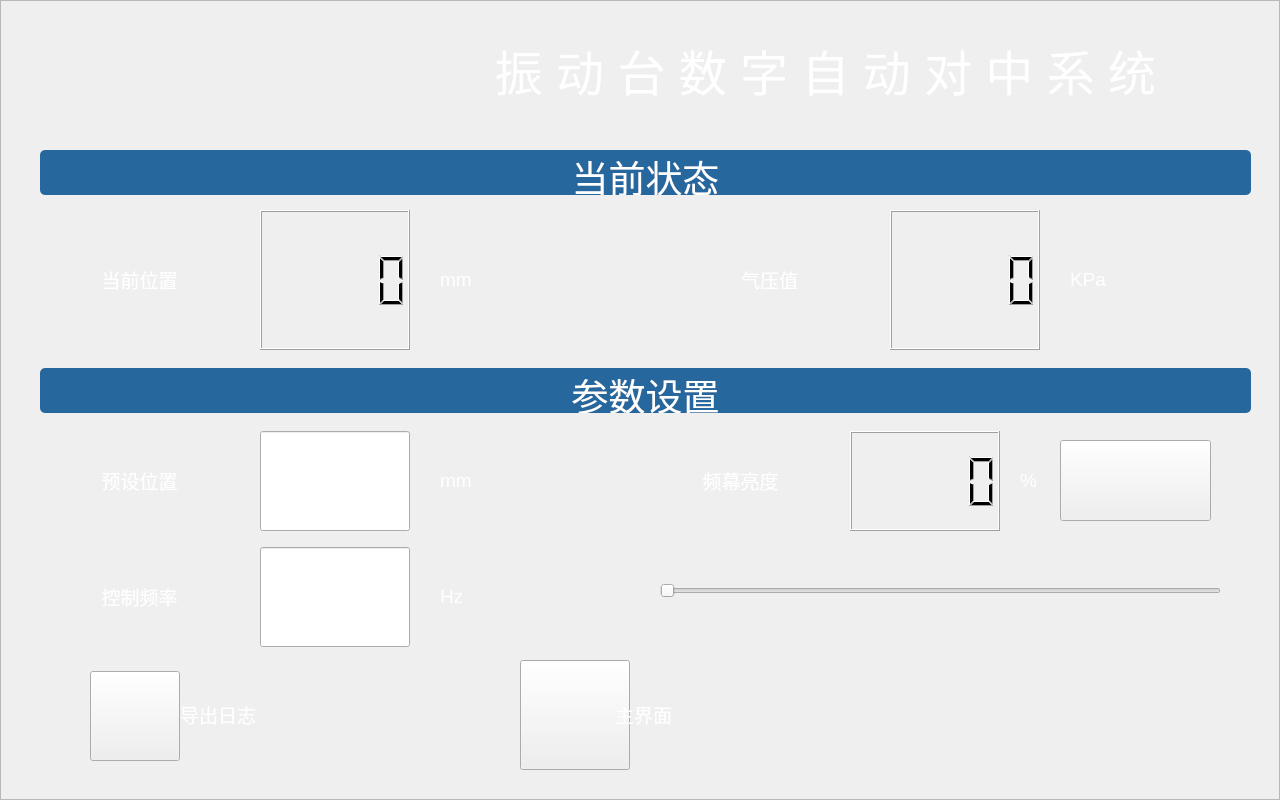
<?xml version="1.0" encoding="UTF-8"?>
<ui version="4.0">
 <class>config_widget</class>
 <widget class="QWidget" name="config_widget">
  <property name="geometry">
   <rect>
    <x>0</x>
    <y>0</y>
    <width>1280</width>
    <height>800</height>
   </rect>
  </property>
  <property name="windowTitle">
   <string>Form</string>
  </property>
  <property name="styleSheet">
   <string notr="true">#config_widget{
border-image: url(:/png/config_uinew.jpg);
}</string>
  </property>
  <layout class="QGridLayout" name="gridLayout">
   <property name="leftMargin">
    <number>0</number>
   </property>
   <property name="topMargin">
    <number>0</number>
   </property>
   <property name="rightMargin">
    <number>0</number>
   </property>
   <property name="bottomMargin">
    <number>0</number>
   </property>
   <property name="spacing">
    <number>0</number>
   </property>
   <item row="0" column="0">
    <widget class="QFrame" name="frame">
     <property name="styleSheet">
      <string notr="true"/>
     </property>
     <property name="frameShape">
      <enum>QFrame::StyledPanel</enum>
     </property>
     <property name="frameShadow">
      <enum>QFrame::Raised</enum>
     </property>
     <widget class="QPushButton" name="Button_Home">
      <property name="geometry">
       <rect>
        <x>520</x>
        <y>660</y>
        <width>110</width>
        <height>110</height>
       </rect>
      </property>
      <property name="styleSheet">
       <string notr="true">border-image: url(:/png/homedefault.png);</string>
      </property>
      <property name="text">
       <string/>
      </property>
     </widget>
     <widget class="QLabel" name="lab_title_man">
      <property name="geometry">
       <rect>
        <x>380</x>
        <y>30</y>
        <width>891</width>
        <height>81</height>
       </rect>
      </property>
      <property name="styleSheet">
       <string notr="true">color:#FFFFFF;</string>
      </property>
      <property name="text">
       <string>&lt;html&gt;&lt;head/&gt;&lt;body&gt;&lt;p align=&quot;center&quot;&gt;&lt;span style=&quot; font-size:36pt;&quot;&gt;振 动 台 数 字 自 动 对 中 系 统&lt;/span&gt;&lt;/p&gt;&lt;/body&gt;&lt;/html&gt;</string>
      </property>
     </widget>
     <widget class="QLabel" name="lab_home">
      <property name="geometry">
       <rect>
        <x>615</x>
        <y>700</y>
        <width>120</width>
        <height>30</height>
       </rect>
      </property>
      <property name="styleSheet">
       <string notr="true">color:#FFFFFF;</string>
      </property>
      <property name="text">
       <string>&lt;html&gt;&lt;head/&gt;&lt;body&gt;&lt;p&gt;&lt;span style=&quot; font-size:14pt;&quot;&gt;主界面&lt;/span&gt;&lt;/p&gt;&lt;/body&gt;&lt;/html&gt;</string>
      </property>
     </widget>
     <widget class="QLabel" name="lab_absp_txt">
      <property name="geometry">
       <rect>
        <x>39</x>
        <y>210</y>
        <width>201</width>
        <height>140</height>
       </rect>
      </property>
      <property name="styleSheet">
       <string notr="true">color:#FFFFFF;</string>
      </property>
      <property name="text">
       <string>&lt;html&gt;&lt;head/&gt;&lt;body&gt;&lt;p align=&quot;center&quot;&gt;&lt;span style=&quot; font-size:14pt;&quot;&gt;当前位置&lt;/span&gt;&lt;/p&gt;&lt;/body&gt;&lt;/html&gt;</string>
      </property>
     </widget>
     <widget class="QLabel" name="lab_absp_mm">
      <property name="geometry">
       <rect>
        <x>440</x>
        <y>210</y>
        <width>72</width>
        <height>140</height>
       </rect>
      </property>
      <property name="styleSheet">
       <string notr="true">color:#FFFFFF;</string>
      </property>
      <property name="text">
       <string>&lt;html&gt;&lt;head/&gt;&lt;body&gt;&lt;p&gt;&lt;span style=&quot; font-size:14pt;&quot;&gt;mm&lt;/span&gt;&lt;/p&gt;&lt;/body&gt;&lt;/html&gt;</string>
      </property>
     </widget>
     <widget class="QLCDNumber" name="lcdNum_absp">
      <property name="geometry">
       <rect>
        <x>260</x>
        <y>210</y>
        <width>150</width>
        <height>140</height>
       </rect>
      </property>
      <property name="styleSheet">
       <string notr="true">border-image: url(:/png/lcd_back.png);</string>
      </property>
     </widget>
     <widget class="QLabel" name="lab_pres_mm">
      <property name="geometry">
       <rect>
        <x>1070</x>
        <y>210</y>
        <width>72</width>
        <height>140</height>
       </rect>
      </property>
      <property name="styleSheet">
       <string notr="true">color:#FFFFFF;</string>
      </property>
      <property name="text">
       <string>&lt;html&gt;&lt;head/&gt;&lt;body&gt;&lt;p&gt;&lt;span style=&quot; font-size:14pt;&quot;&gt;KPa&lt;/span&gt;&lt;/p&gt;&lt;/body&gt;&lt;/html&gt;</string>
      </property>
     </widget>
     <widget class="QLabel" name="lab_pres_txt">
      <property name="geometry">
       <rect>
        <x>669</x>
        <y>210</y>
        <width>201</width>
        <height>140</height>
       </rect>
      </property>
      <property name="styleSheet">
       <string notr="true">color:#FFFFFF;</string>
      </property>
      <property name="text">
       <string>&lt;html&gt;&lt;head/&gt;&lt;body&gt;&lt;p align=&quot;center&quot;&gt;&lt;span style=&quot; font-size:14pt;&quot;&gt;气压值&lt;/span&gt;&lt;/p&gt;&lt;/body&gt;&lt;/html&gt;</string>
      </property>
     </widget>
     <widget class="QLCDNumber" name="lcdNum_pres">
      <property name="geometry">
       <rect>
        <x>890</x>
        <y>210</y>
        <width>150</width>
        <height>140</height>
       </rect>
      </property>
      <property name="styleSheet">
       <string notr="true">border-image: url(:/png/lcd_back.png);</string>
      </property>
     </widget>
     <widget class="QLabel" name="lab_title_config">
      <property name="geometry">
       <rect>
        <x>40</x>
        <y>368</y>
        <width>1211</width>
        <height>45</height>
       </rect>
      </property>
      <property name="styleSheet">
       <string notr="true">border-radius:5px;color:#FFFFFF;background:rgb(38,104,157);</string>
      </property>
      <property name="text">
       <string>&lt;html&gt;&lt;head/&gt;&lt;body&gt;&lt;p align=&quot;center&quot;&gt;&lt;span style=&quot; font-size:28pt;&quot;&gt;参数设置&lt;/span&gt;&lt;/p&gt;&lt;/body&gt;&lt;/html&gt;</string>
      </property>
     </widget>
     <widget class="QLabel" name="lab_preposi_mm">
      <property name="geometry">
       <rect>
        <x>440</x>
        <y>431</y>
        <width>72</width>
        <height>100</height>
       </rect>
      </property>
      <property name="styleSheet">
       <string notr="true">color:#FFFFFF;</string>
      </property>
      <property name="text">
       <string>&lt;html&gt;&lt;head/&gt;&lt;body&gt;&lt;p&gt;&lt;span style=&quot; font-size:14pt;&quot;&gt;mm&lt;/span&gt;&lt;/p&gt;&lt;/body&gt;&lt;/html&gt;</string>
      </property>
     </widget>
     <widget class="QLabel" name="lab_preposi_txt">
      <property name="geometry">
       <rect>
        <x>39</x>
        <y>431</y>
        <width>201</width>
        <height>100</height>
       </rect>
      </property>
      <property name="styleSheet">
       <string notr="true">color:#FFFFFF;</string>
      </property>
      <property name="text">
       <string>&lt;html&gt;&lt;head/&gt;&lt;body&gt;&lt;p align=&quot;center&quot;&gt;&lt;span style=&quot; font-size:14pt;&quot;&gt;预设位置&lt;/span&gt;&lt;/p&gt;&lt;/body&gt;&lt;/html&gt;</string>
      </property>
     </widget>
     <widget class="mylinedit" name="lineEdit_preposi">
      <property name="geometry">
       <rect>
        <x>260</x>
        <y>431</y>
        <width>150</width>
        <height>100</height>
       </rect>
      </property>
      <property name="sizePolicy">
       <sizepolicy hsizetype="Preferred" vsizetype="Preferred">
        <horstretch>0</horstretch>
        <verstretch>0</verstretch>
       </sizepolicy>
      </property>
     </widget>
     <widget class="QLabel" name="lab_freq_hz">
      <property name="geometry">
       <rect>
        <x>440</x>
        <y>547</y>
        <width>72</width>
        <height>100</height>
       </rect>
      </property>
      <property name="styleSheet">
       <string notr="true">color:#FFFFFF;</string>
      </property>
      <property name="text">
       <string>&lt;html&gt;&lt;head/&gt;&lt;body&gt;&lt;p&gt;&lt;span style=&quot; font-size:14pt;&quot;&gt;Hz&lt;/span&gt;&lt;/p&gt;&lt;/body&gt;&lt;/html&gt;</string>
      </property>
     </widget>
     <widget class="QLabel" name="lab_freq_txt">
      <property name="geometry">
       <rect>
        <x>39</x>
        <y>547</y>
        <width>201</width>
        <height>100</height>
       </rect>
      </property>
      <property name="styleSheet">
       <string notr="true">color:#FFFFFF;</string>
      </property>
      <property name="text">
       <string>&lt;html&gt;&lt;head/&gt;&lt;body&gt;&lt;p align=&quot;center&quot;&gt;&lt;span style=&quot; font-size:14pt;&quot;&gt;控制频率&lt;/span&gt;&lt;/p&gt;&lt;/body&gt;&lt;/html&gt;</string>
      </property>
     </widget>
     <widget class="mylinedit" name="lineEdit_freq">
      <property name="geometry">
       <rect>
        <x>260</x>
        <y>547</y>
        <width>150</width>
        <height>100</height>
       </rect>
      </property>
      <property name="sizePolicy">
       <sizepolicy hsizetype="Preferred" vsizetype="Preferred">
        <horstretch>0</horstretch>
        <verstretch>0</verstretch>
       </sizepolicy>
      </property>
     </widget>
     <widget class="QLabel" name="lab_brightness_percent">
      <property name="geometry">
       <rect>
        <x>1020</x>
        <y>431</y>
        <width>72</width>
        <height>100</height>
       </rect>
      </property>
      <property name="styleSheet">
       <string notr="true">color:#FFFFFF;</string>
      </property>
      <property name="text">
       <string>&lt;html&gt;&lt;head/&gt;&lt;body&gt;&lt;p&gt;&lt;span style=&quot; font-size:14pt;&quot;&gt;%&lt;/span&gt;&lt;/p&gt;&lt;/body&gt;&lt;/html&gt;</string>
      </property>
     </widget>
     <widget class="QLabel" name="lab_brightness_txt">
      <property name="geometry">
       <rect>
        <x>640</x>
        <y>431</y>
        <width>201</width>
        <height>100</height>
       </rect>
      </property>
      <property name="styleSheet">
       <string notr="true">color:#FFFFFF;</string>
      </property>
      <property name="text">
       <string>&lt;html&gt;&lt;head/&gt;&lt;body&gt;&lt;p align=&quot;center&quot;&gt;&lt;span style=&quot; font-size:14pt;&quot;&gt;频幕亮度&lt;/span&gt;&lt;/p&gt;&lt;/body&gt;&lt;/html&gt;</string>
      </property>
     </widget>
     <widget class="QLCDNumber" name="lcdNum_brightness">
      <property name="geometry">
       <rect>
        <x>850</x>
        <y>431</y>
        <width>150</width>
        <height>100</height>
       </rect>
      </property>
      <property name="styleSheet">
       <string notr="true">border-image: url(:/png/lcd_back.png);</string>
      </property>
     </widget>
     <widget class="QSlider" name="HlSlider_brightness">
      <property name="geometry">
       <rect>
        <x>660</x>
        <y>520</y>
        <width>561</width>
        <height>141</height>
       </rect>
      </property>
      <property name="styleSheet">
       <string notr="true"/>
      </property>
      <property name="orientation">
       <enum>Qt::Horizontal</enum>
      </property>
     </widget>
     <widget class="QPushButton" name="Button_logSave">
      <property name="geometry">
       <rect>
        <x>90</x>
        <y>671</y>
        <width>90</width>
        <height>90</height>
       </rect>
      </property>
      <property name="styleSheet">
       <string notr="true">border-image: url(:/png/log_def.png);</string>
      </property>
      <property name="text">
       <string/>
      </property>
     </widget>
     <widget class="QLabel" name="lab_logSave">
      <property name="geometry">
       <rect>
        <x>180</x>
        <y>700</y>
        <width>191</width>
        <height>30</height>
       </rect>
      </property>
      <property name="styleSheet">
       <string notr="true">color:#FFFFFF;</string>
      </property>
      <property name="text">
       <string>&lt;html&gt;&lt;head/&gt;&lt;body&gt;&lt;p&gt;&lt;span style=&quot; font-size:14pt;&quot;&gt;导出日志&lt;/span&gt;&lt;/p&gt;&lt;/body&gt;&lt;/html&gt;</string>
      </property>
     </widget>
     <widget class="QLabel" name="lab_title_posi">
      <property name="geometry">
       <rect>
        <x>40</x>
        <y>150</y>
        <width>1211</width>
        <height>45</height>
       </rect>
      </property>
      <property name="styleSheet">
       <string notr="true">border-radius:5px;color:#FFFFFF;background:rgb(38,104,157);</string>
      </property>
      <property name="text">
       <string>&lt;html&gt;&lt;head/&gt;&lt;body&gt;&lt;p align=&quot;center&quot;&gt;&lt;span style=&quot; font-size:28pt;&quot;&gt;当前状态&lt;/span&gt;&lt;/p&gt;&lt;/body&gt;&lt;/html&gt;</string>
      </property>
     </widget>
     <widget class="QPushButton" name="pb_zylight">
      <property name="geometry">
       <rect>
        <x>1060</x>
        <y>440</y>
        <width>151</width>
        <height>81</height>
       </rect>
      </property>
      <property name="styleSheet">
       <string notr="true">border-image: url(:/png/bt_zy.png);</string>
      </property>
      <property name="text">
       <string/>
      </property>
     </widget>
    </widget>
   </item>
  </layout>
 </widget>
 <customwidgets>
  <customwidget>
   <class>mylinedit</class>
   <extends>QLineEdit</extends>
   <header location="global">mylinedit.h</header>
  </customwidget>
 </customwidgets>
 <resources/>
 <connections/>
</ui>
